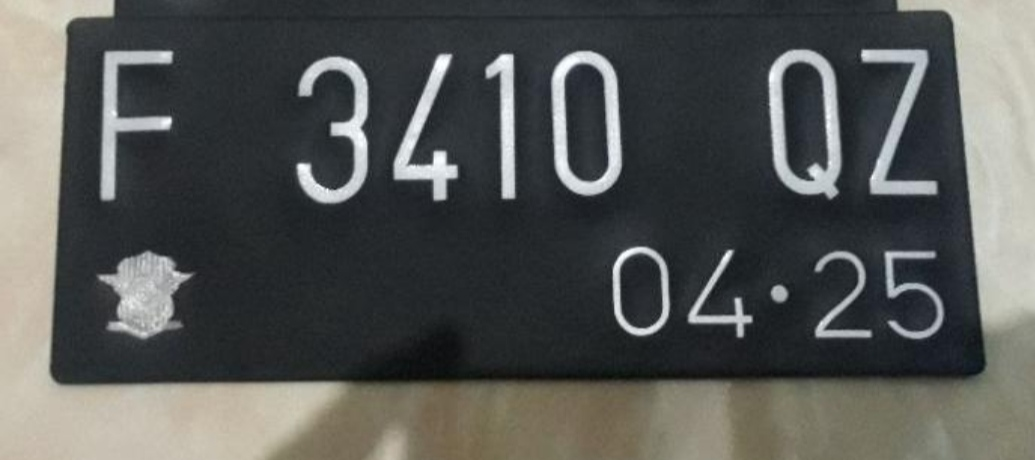
#> input picture gambar/plat/plat1.jpg, 1035 x 460 px
$ python detect_no_plat.py
#> lines starting #> are read from the running program, lines starting #| are printed output that depends on the picture; after the words box and inside, x2 and y2 are one past the last pixel; in counts of white or black regions, pixels touching at a corner belong together
import cv2
import numpy as np

if __name__ == '__main__':
    images = ['gambar/plat/plat1.jpg','gambar/plat/plat2.jpg','gambar/plat/plat3.jpg','gambar/plat/plat4.jpg','gambar/plat/plat5.jpg']
    img_img = []
    for i in images:
        img_img.append(cv2.imread(i))

    img1 = cv2.imread("gambar/gloo_whatsapp.jpg")
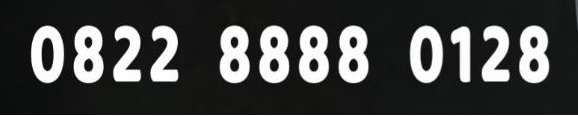
#> input picture gambar/gloo_whatsapp.jpg, 578 x 116 px
#> img1 is the input picture: shape (116, 578, 3); mean B, G, R 68.4, 69.2, 68.3
    img2 = cv2.imread("gambar/gloo_title.jpg")
    img3 = cv2.imread("gambar/gloo_describe.jpg")
    img = img_img[1]

    gray_img = cv2.cvtColor(img, cv2.COLOR_BGR2GRAY)
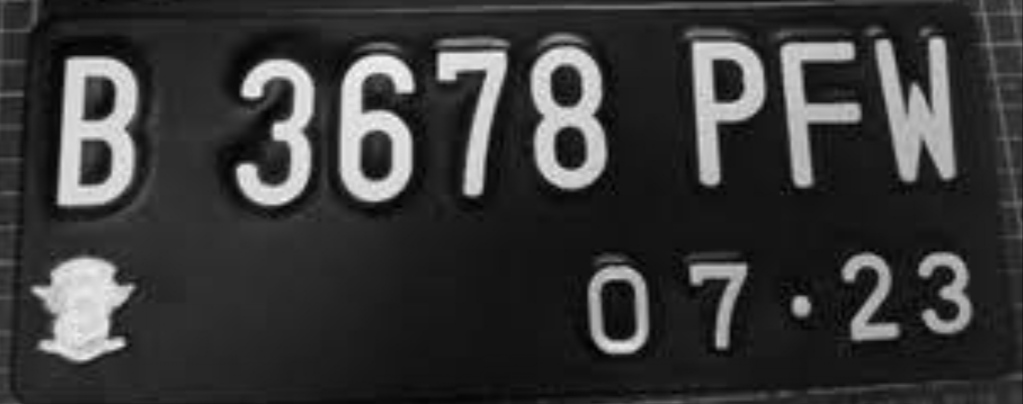
#> gray_img: shape (404, 1023); min 0, max 248, mean 56.5
    ret, thresh = cv2.threshold(gray_img, 127, 255, cv2.THRESH_BINARY)
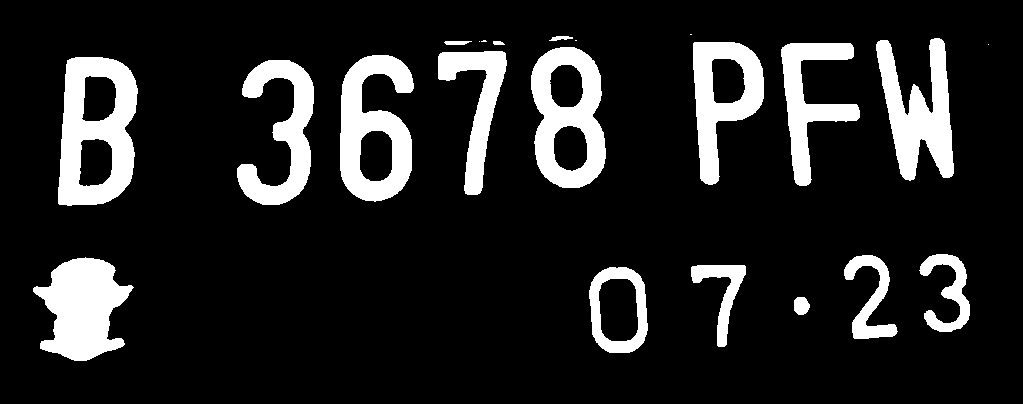
#> thresh: shape (404, 1023); 14% white; 22 white regions (5 under 20 px), largest, box (x1, y1, x2, y2) and area: (58, 57, 138, 206) 7450, (33, 257, 134, 361) 6491, (340, 55, 414, 202) 6350
    contours, hierarchy = cv2.findContours(thresh, cv2.RETR_EXTERNAL, cv2.CHAIN_APPROX_NONE)
    frame = img.copy()
    h_img, w_img, c_img = img.shape
#> h_img = 404; w_img = 1023; c_img = 3

    for i, j in enumerate(contours):
        area = cv2.contourArea(j)
        perimeter = cv2.arcLength(j, True)
        cv2.drawContours(img, j, -1, (250, 190, 40), 3) # mereplikasi / menduplikasi contour tiap tiap objek
        print (f'luas: {area}\t & keliling: {int(perimeter)} \tmasing2 objek')

        epsilon = 0.1 * perimeter
        approx = cv2.approxPolyDP(j, epsilon, True)
        cv2.polylines(img, [approx], True, (100,255,0), 1) # poliline full / kisut tiap tiap objek

        rect = cv2.boundingRect(j)
        x, y, w, h = rect

        aspek_rasio = w/h
        tinggi_rasio = h/h_img
        x_aspek_rasio = aspek_rasio > 0.1 and aspek_rasio < 0.9
        x_tinggi_rasio = tinggi_rasio > 0.1 and tinggi_rasio < 0.9

        if x_aspek_rasio and x_tinggi_rasio:
            roi = frame[y:y+h, x:x+w] # mendapatkan cropping tiap tiap objek
            cv2.rectangle(frame, (x, y), (x+w, y+h), (0,100,255), 2) # menandai tiap tiap objek dengan bounding box
            cv2.imshow(f'contour croppping {i}', roi) # menampilkan hasil cropping tiap tiap objek
#> this loop made 22 passes
#> pass 2, `cv2.imshow(f'contour croppping {i}', roi)`:
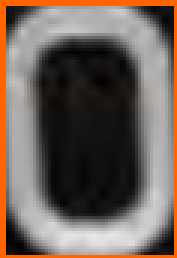
#> window 'contour croppping 1': shape (86, 59, 3) (shown 3 times larger); mean B, G, R 88.9, 97.4, 111.8
#> pass 3, `roi = frame[y:y+h, x:x+w]`:
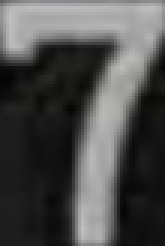
#> roi: shape (82, 55, 3) (shown 3 times larger); mean B, G, R 76.4, 77, 77
#> after the loop:
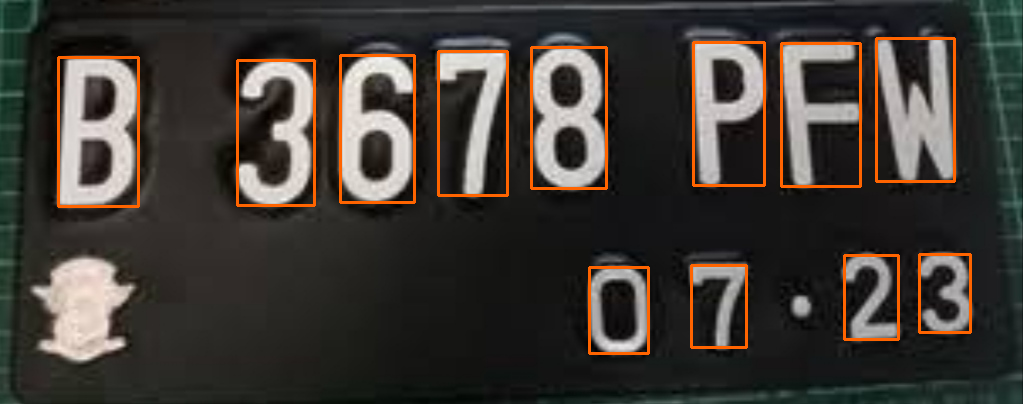
#> frame: shape (404, 1023, 3); mean B, G, R 52.9, 58.3, 63.4
#> after the loop:
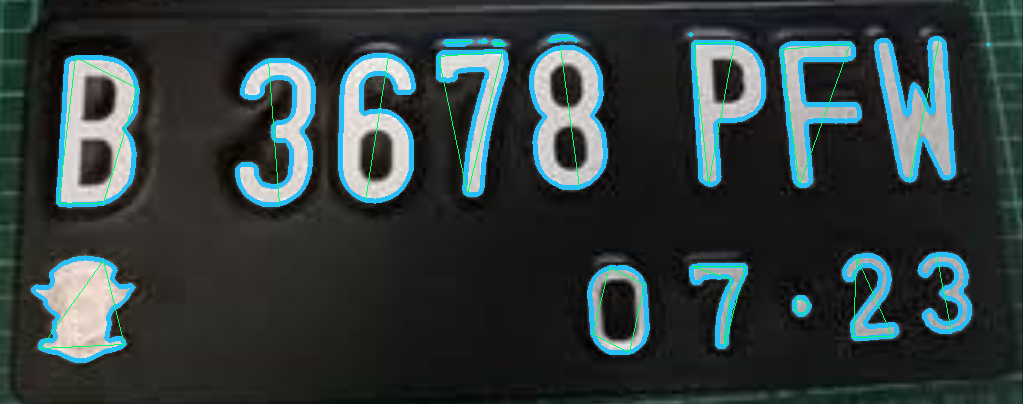
#> img: shape (404, 1023, 3); mean B, G, R 61.3, 60.8, 49.7

    cv2.imshow('Contour - Method External', img)
    cv2.imshow('Contour - Menandai dengan Persegi', frame)
    cv2.waitKey(0)
    cv2.destroyAllWindows()
